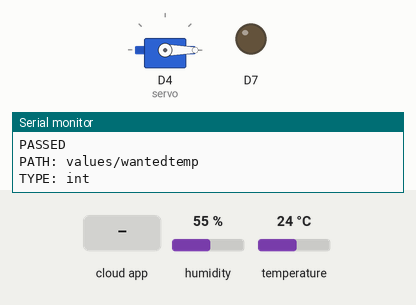
Bench run of a sketch on a simulated ESP8266 (NodeMCU). Shown: servo, output pins drawn as LEDs (lit = HIGH), the last lines printed to the serial monitor. The inputs (shaded band) are chosen by the test bench; at power-on: humidity 55 %, temperature 24 °C. WiFi joins after 1.5 s; servers stay silent unless stated; the Firebase database answers and starts empty.

Above: at 2.7 s.
2.8 s: the phone or cloud app sets setting to 1
At 4.2 s:
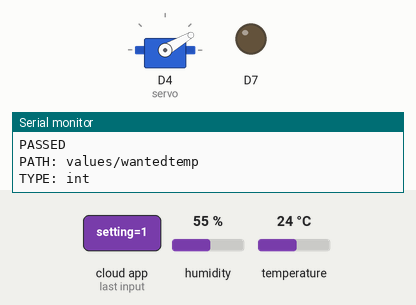
4.7 s: the phone or cloud app sets setting to 0
At 5.9 s:
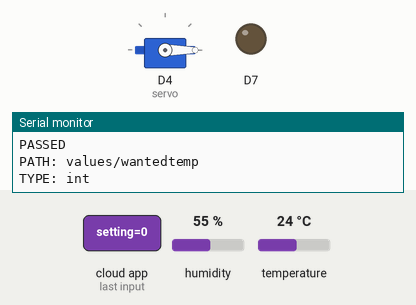
Timing chart, 0 to 7.7 s (numbered marks = the images above; inputs shaded):
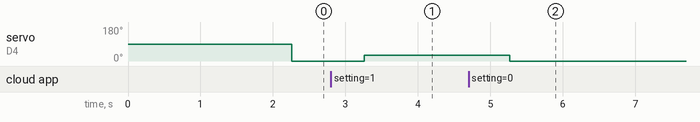

The sketch:

ServoDHTFirebase.ino
```cpp
// (licence header left out)
#include <Arduino.h>
#if defined(ESP32)
  #include <WiFi.h>
#elif defined(ESP8266)
  #include <ESP8266WiFi.h>
#endif
#include <Firebase_ESP_Client.h>

//Provide the token generation process info.
#include "addons/TokenHelper.h"
//Provide the RTDB payload printing info and other helper functions.
#include "addons/RTDBHelper.h"
#include "DHT.h"
#include <Servo.h>

#define DHTPIN D8     // what digital pin we're connected to
#define DHTTYPE DHT22   // DHT 22  (AM2302), AM2321
#define LED D7

// Insert your network credentials
#define WIFI_SSID "YOUR_WIFI_NAME"
#define WIFI_PASSWORD "YOUR_PASSWORD"

// Insert Firebase project API Key
#define API_KEY "AIzaSyBN53IxSp887GFfnfqTtjnVV6i01cT0spo"

// Insert RTDB URLefine the RTDB URL */
#define DATABASE_URL "https://smart-heating-11b6f-default-rtdb.europe-west1.firebasedatabase.app/"

//Define Firebase Data object
FirebaseData fbdo;

FirebaseAuth auth;
FirebaseConfig config;

DHT dht(DHTPIN, DHTTYPE);
Servo servo;
unsigned long sendDataPrevMillis = 0;
bool signupOK = false;

void setup(){
  pinMode(D7, OUTPUT);
  pinMode(DHTPIN, INPUT);
  dht.begin();
  servo.attach(D4, 550, 2100);
  Serial.begin(115200);
  WiFi.begin(WIFI_SSID, WIFI_PASSWORD);
  Serial.print("Connecting to Wi-Fi");
  while (WiFi.status() != WL_CONNECTED){
    Serial.print(".");
    delay(300);
  }
  Serial.println();
  Serial.print("Connected with IP: ");
  Serial.println(WiFi.localIP());
  Serial.println();

  /* Assign the api key (required) */
  config.api_key = API_KEY;

  /* Assign the RTDB URL (required) */
  config.database_url = DATABASE_URL;

  /* Sign up */
  if (Firebase.signUp(&config, &auth, "", "")){
    Serial.println("ok");
    signupOK = true;
  }
  else{
    Serial.printf("%s\n", config.signer.signupError.message.c_str());
  }

  /* Assign the callback function for the long running token generation task */
  config.token_status_callback = tokenStatusCallback; //see addons/TokenHelper.h

  Firebase.begin(&config, &auth);
  Firebase.reconnectWiFi(true);

}

void loop(){
  float hum = dht.readHumidity();
  float temp = dht.readTemperature();
  int setting;
  int autoMode;
  int wantedTemp;

  if (Firebase.ready() && signupOK && (millis() - sendDataPrevMillis > 1000 || sendDataPrevMillis == 0)){
    sendDataPrevMillis = millis();

    if (Firebase.RTDB.setFloat(&fbdo, "values/temp", temp)){
      Serial.println("PASSED");
      Serial.println("PATH: " + fbdo.dataPath());
      Serial.println("TYPE: " + fbdo.dataType());
    }
    else {
      Serial.println("FAILED");
      Serial.println("REASON: " + fbdo.errorReason());
    }

    if (Firebase.RTDB.setFloat(&fbdo, "values/hum", hum)){
      Serial.println("PASSED");
      Serial.println("PATH: " + fbdo.dataPath());
      Serial.println("TYPE: " + fbdo.dataType());
    }
    else {
      Serial.println("FAILED");
      Serial.println("REASON: " + fbdo.errorReason());
    }

    if (Firebase.RTDB.getInt(&fbdo, "values/setting")) {
      if (fbdo.dataType() == "int") {
        setting = fbdo.intData();
      }
    }

    else {
      Serial.println(fbdo.errorReason());
    }

    if (Firebase.RTDB.getInt(&fbdo, "values/auto")) {
      if (fbdo.dataType() == "int") {
        autoMode = fbdo.intData();
      }
    }

    else {
      Serial.println(fbdo.errorReason());
    }

    if (Firebase.RTDB.getInt(&fbdo, "values/wantedtemp")) {
      if (fbdo.dataType() == "int") {
        wantedTemp = fbdo.intData();
      }
    }

    else {
      Serial.println(fbdo.errorReason());
    }

    if(autoMode==0)
    {
      if(setting == 0)
        {
          servo.write(0);
        }

        else if(setting == 1)
        {
          servo.write(30);
        }
        else if(setting == 2)
        {
          servo.write(60);
        }
        else if(setting == 3)
        {
          servo.write(90);
        }
        else if(setting == 4)
        {
          servo.write(120);
        }
        else if(setting == 5)
        {
          servo.write(150);
        }
        else if(setting == 6)
        {
          servo.write(180);
        }
    }

    else if(autoMode==1)
    {
      if(setting == 0 || setting == 6)
      {
        if(temp < wantedTemp - 0.5)
        {
          servo.write(180);
          Firebase.RTDB.setInt(&fbdo, "values/setting", 6);
        }

        else if(temp > wantedTemp + 0.5)
        {
          servo.write(0);
          Firebase.RTDB.setInt(&fbdo, "values/setting", 0);
        }
      }
      else
      {
        setting=0;
        servo.write(0);
        Firebase.RTDB.setInt(&fbdo, "values/setting", 0);
      }
    }
  }
}
```

Measured:
- after the input at 2.8 s, servo on D4 (servo): 0° → 30° after 0.46 s
- after the input at 4.7 s, servo on D4 (servo): 30° → 0° after 0.57 s
